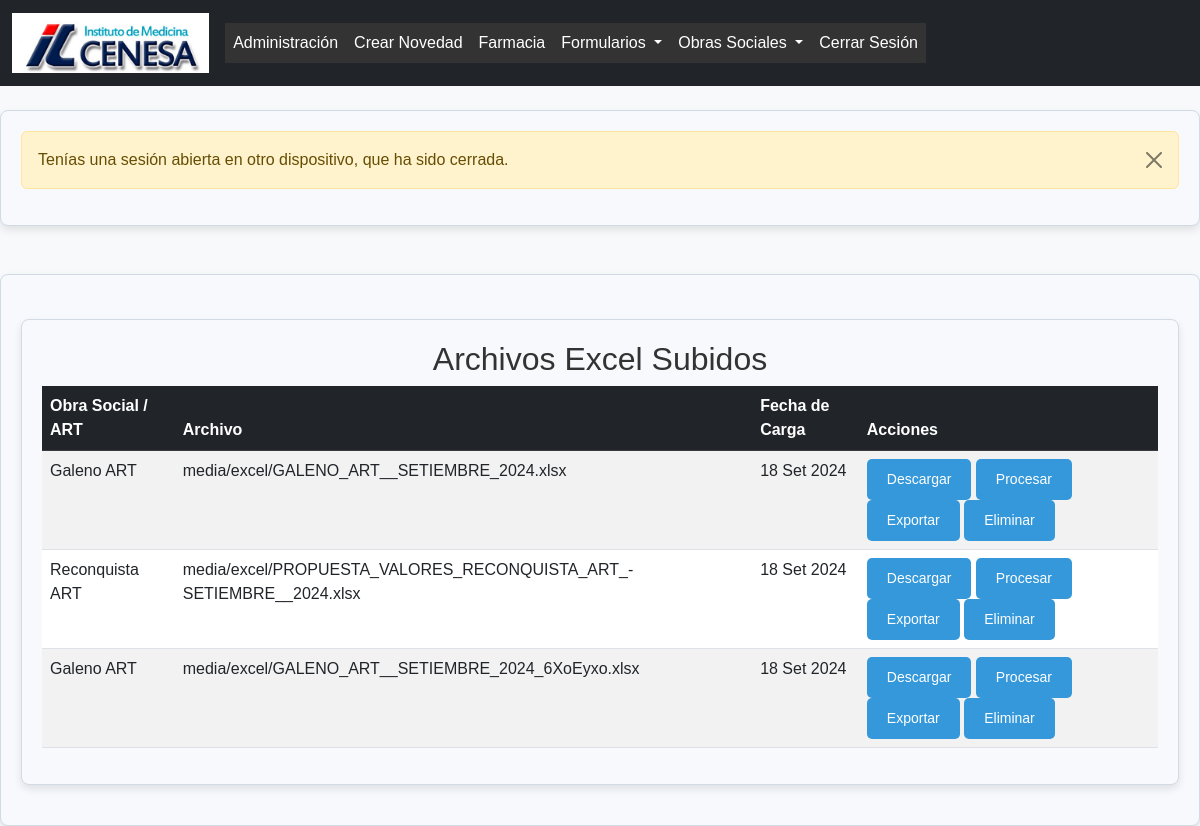
/listar-archivos/ (signed in), run on an earlier commit of the app's database.
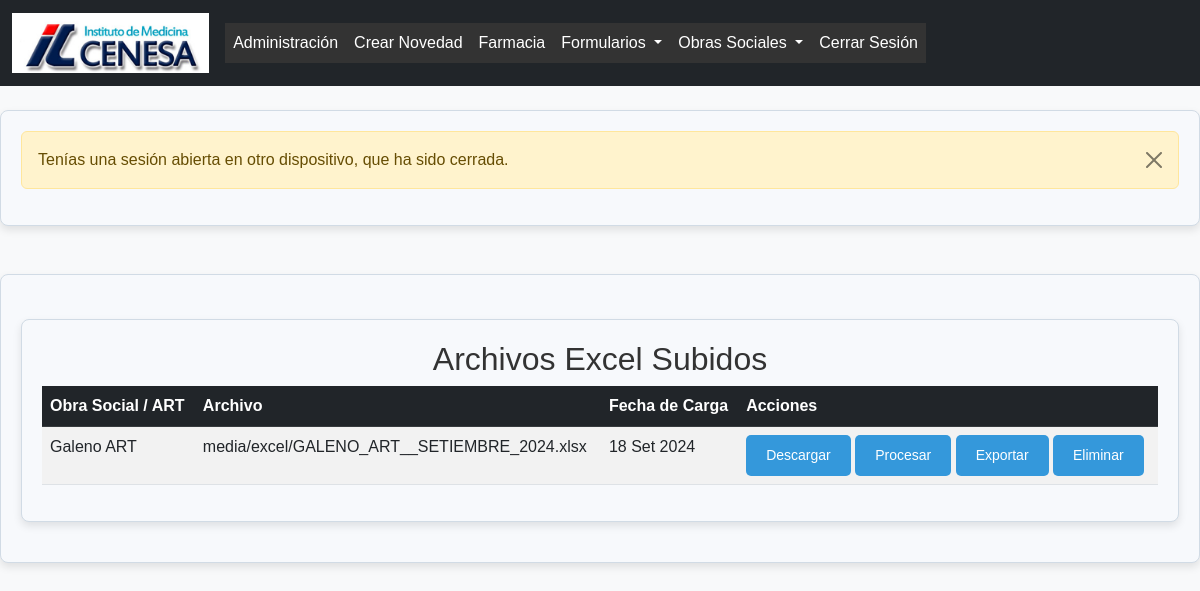
And on a later commit of the database.
### formularios/models.py (models this page shows, shortened)
class ArchivoExcel(models.Model):
    obra_social = models.ForeignKey(ObraSocial, on_delete=models.CASCADE, related_name="archivos")
    archivo = models.FileField(upload_to='media/excel')
    fecha_carga = models.DateField(auto_now_add=True)

class ObraSocial(models.Model):
    nombre = models.CharField(max_length=255)
    codigo = models.CharField(max_length=20)

### formularios/views.py (the view)
# urls.py: path('listar-archivos/', views.listar_archivos, name='listar_archivos'),
@login_required
@staff_member_required
def listar_archivos(request):
    archivos = ArchivoExcel.objects.all()
    return render(request, 'Valores/listar_archivos.html', {'archivos': archivos})

### formularios/templates/valores/listar_archivos.html (shortened to what this page needs)
{% extends 'base.html' %}
{% block content %}
<div class="container mt-4">
    <h2 class="text-center">Archivos Excel Subidos</h2>
    <div class="table-responsive">
        <table class="table table-striped table-hover">
            <thead class="table-dark">
                <tr>
                    <th>Obra Social / ART</th>
                    <th>Archivo</th>
                    <th>Fecha de Carga</th>
                    <th>Acciones</th>
                </tr>
            </thead>
            <tbody>
                {% for archivo in archivos %}
                <tr>
                    <td>{{ archivo.obra_social.nombre }}</td>
                    <td>{{ archivo.archivo.name }}</td>
                    <td>{{ archivo.fecha_carga|date:"d M Y" }}</td>
                    <td>
                        <a href="{{ archivo.archivo.url }}" class="btn btn-info btn-sm" download>
                             Descargar
                        </a>
                        <a href="{% url 'procesar_excel' archivo.id %}" class="btn btn-warning btn-sm">
                             Procesar
                        </a>
                        <a href="{% url 'exportar_valores_procesados' archivo.id %}" class="btn btn-success btn-sm">
                             Exportar
                        </a>
                        <a href="{% url 'eliminar_archivo_excel' archivo.id %}" class="btn btn-danger btn-sm" onclick="return confirm('¿Estás seguro de que deseas eliminar este archivo? Esta acción no se puede deshacer.')">
                             Eliminar
                        </a>
                    </td>
                </tr>
                {% endfor %}
            </tbody>
        </table>
    </div>
</div>
{% endblock %}

### formularios/templates/base.html (shortened to what this page needs)
<!DOCTYPE html>
<html lang="es">
<head>
    {% load static %}
    <link href="https://cdn.jsdelivr.net/npm/bootstrap@5.3.0-alpha1/dist/css/bootstrap.min.css" rel="stylesheet">
    <link rel="stylesheet" href="{% static 'css/styles.css' %}">
</head>
<body>
    <header>
        <nav class="navbar navbar-expand-lg navbar-dark bg-dark">
            <div class="container-fluid">
                <a class="navbar-brand" href="{% url 'home' %}">
                    <img src="{% static 'images/para_base.png' %}" alt="CENESA" height="60">
                </a>
                <div class="collapse navbar-collapse" id="navbarNav">
                    <ul class="navbar-nav">
                        {% if request.user.is_authenticated and request.user.is_staff or request.user.is_superuser %}
                        <li class="nav-item">
                            <a class="nav-link" href="/admin/">Administración</a>
                        </li>
                        <li class="nav-item">
                            <a class="nav-link" href="{% url 'crear_novedad' %}">Crear Novedad</a>
                        </li>
                        <li class="nav-item">
                            <a class="nav-link" href="{% url 'listar_stock' %}">Farmacia</a>
                        </li>
                        <li class="nav-item dropdown">
                            <a class="nav-link dropdown-toggle" href="#" id="formulariosDropdown" role="button" data-bs-toggle="dropdown" aria-expanded="false">
                                Formularios
                            </a>
                        </li>
                        <li class="nav-item dropdown">
                            <a class="nav-link dropdown-toggle" href="#" id="obrasSocialesDropdown" role="button" data-bs-toggle="dropdown" aria-expanded="false">
                                Obras Sociales
                            </a>
                        </li>
                        {% endif %}
                        <li class="nav-item">
                            <a class="nav-link" href="{% url 'logout' %}">Cerrar Sesión</a>
                        </li>
                    </ul>
                </div>
            </div>
        </nav>
    </header>
    {% if messages %}
        <div class="container mt-4">
            {% for message in messages %}
                <div class="alert alert-{{ message.tags }} alert-dismissible fade show" role="alert">
                    {{ message }}
                    <button type="button" class="btn-close" data-bs-dismiss="alert" aria-label="Close"></button>
                </div>
            {% endfor %}
        </div>
    {% endif %}
    <main class="container mt-5">
        {% block content %}
        {% endblock %}
    </main>
</body>
</html>

### formularios/static/css/styles.css (style rules this page uses)
body { font-family: 'Poppins', sans-serif; background-color: #f8f9fa; color: #333; margin: 0; padding: 0; }
header nav ul { list-style: none; padding: 0; margin: 0; display: flex; flex-wrap: wrap; background-color: #333; }
header nav ul li { margin: 0; padding: 0; }
header nav ul li a { color: white; padding: 15px 20px; text-decoration: none; display: block; text-align: center; }
.navbar { background-color: #c0392b; }
.navbar-brand, .nav-link { color: #fff !important; }
.container { background-color: #f7f9fc; border: 1px solid #d1dbe5; border-radius: 8px; box-shadow: 0 4px 8px rgba(0, 0, 0, 0.1); padding: 20px; margin: 20px auto; max-width: 1200px; }
.btn { background-color: #3498db; color: #fff; padding: 10px 20px; border-radius: 5px; border: none; cursor: pointer; font-size: 14px; text-align: center; text-decoration: none; display: inline-block; transition: background-color 0.3s ease; }
html, body { height: 100%; }

What changed in the data, as far as the page shows it:
removed ArchivoExcel: obra_social.nombre "Reconquista ART", archivo.name "media/excel/PROPUESTA_VALORES_RECONQUISTA_ART_-SETIEMBRE__2024.xlsx", fecha_carga "18 Set 2024"
removed ArchivoExcel: obra_social.nombre "Galeno ART", archivo.name "media/excel/GALENO_ART__SETIEMBRE_2024_6XoEyxo.xlsx", fecha_carga "18 Set 2024"
